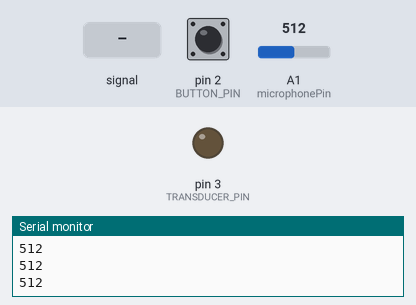
The sketch below on a simulated Arduino Uno, built with avr-gcc and run on an emulated ATmega328P. Shown: output pins drawn as LEDs (lit = HIGH), the last lines printed to the serial monitor. Inputs (shaded band) come from the test bench; at power-on: A1 (microphonePin) = 512, pin 2 (BUTTON_PIN) HIGH.

Above: at 1.2 s.
1.3 s: A1 (microphonePin) fed a 200 Hz sine of ±81 counts around its level
4.3 s: A1 (microphonePin) set to 716
At 5.1 s:
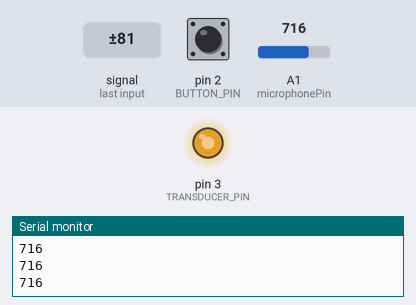
5.8 s: A1 (microphonePin) fed a 1000 Hz sine of ±255 counts around its level
8.8 s: pin 2 (BUTTON_PIN) pulled LOW for 0.15 s
At 9.1 s:
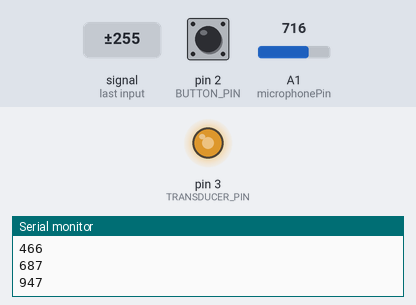
Timing chart, 0 to 11.4 s (numbered marks = the images above; inputs shaded):
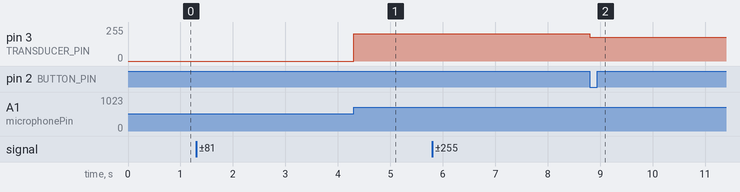

Measured:
- after the input at 4.3 s, pin 3 (TRANSDUCER_PIN): 0/255 → 204/255 at once
- after the input at 8.8 s, pin 3 (TRANSDUCER_PIN): 204/255 → 179/255 at once

The sketch:

AI_Bone_Transducer.ino
```cpp
#include <SoftwareSerial.h> //bluetooth

#define BUTTON_PIN 2 //button to digital pin 2
#define MIC_PIN A1 //analog pin to A0
#define BT_RX_PIN 10 //bluetooth rx pin 10
#define BT_TX_PIN 11 //blueooth tx pin 11
#define TRANSDUCER_PIN 3 //transducer pin

const int microphonePin = A1;
int microphoneValue = 0;
int baseline = 0;
float multiplier = 5.0;

const int maxSamples = 500;
int audioSamples[maxSamples];
int sampleIndex = 0;
int mic = 0;
int amplitude = 0;

SoftwareSerial BTSerial(BT_RX_PIN, BT_TX_PIN); //software serial port for bluetooth

void setup()
{
  pinMode(TRANSDUCER_PIN, OUTPUT);
  pinMode(BUTTON_PIN, INPUT_PULLUP); //button pin as input with internal pull-up resistor
  Serial.begin(9600);
  BTSerial.begin(9600);
}

void loop()
{
  /*for (sampleIndex = 0; sampleIndex < maxSamples; sampleIndex++)
  {
    audioSamples[sampleIndex] = analogRead(microphonePin);
    delayMicroseconds(125); //for sampling rate of 8kHz
  }*/


  mic = analogRead(microphonePin);
  amplitude = abs(mic - baseline);

  Serial.println(amplitude);

  analogWrite(TRANSDUCER_PIN, amplitude);

  //Play back the response through the bone conductor transducer
  /*for (sampleIndex = 0; sampleIndex < maxSamples; sampleIndex++)
  {
    analogWrite(TRANSDUCER_PIN, audioSamples[sampleIndex] / 4);
    Serial.println(audioSamples[sampleIndex]);
    delayMicroseconds(125);
  }
  delay(1000);*/

  if (digitalRead(BUTTON_PIN) == LOW) //check if button is pressed
  {
    delay(10); //debounce

    if (digitalRead(BUTTON_PIN) == LOW) //check again if button is pressed
    {
      /**microphone recording process(might look different)**/
      //....

      //sends recorded data to smartphone
      BTSerial.write("Your recorded data"); //replace with actual data

      //add mechanism to detect when transmission is done
      //...

      //Await a response from the smartphone
      while (!BTSerial.available()); //Wait until theres data in the bluetooth serial buffer

      //Read response from the smartphone
      String response = BTSerial.readString();


    }

    delay(50); //loop delay to reduce CPU usage, might need adjusting
  }


}
```
